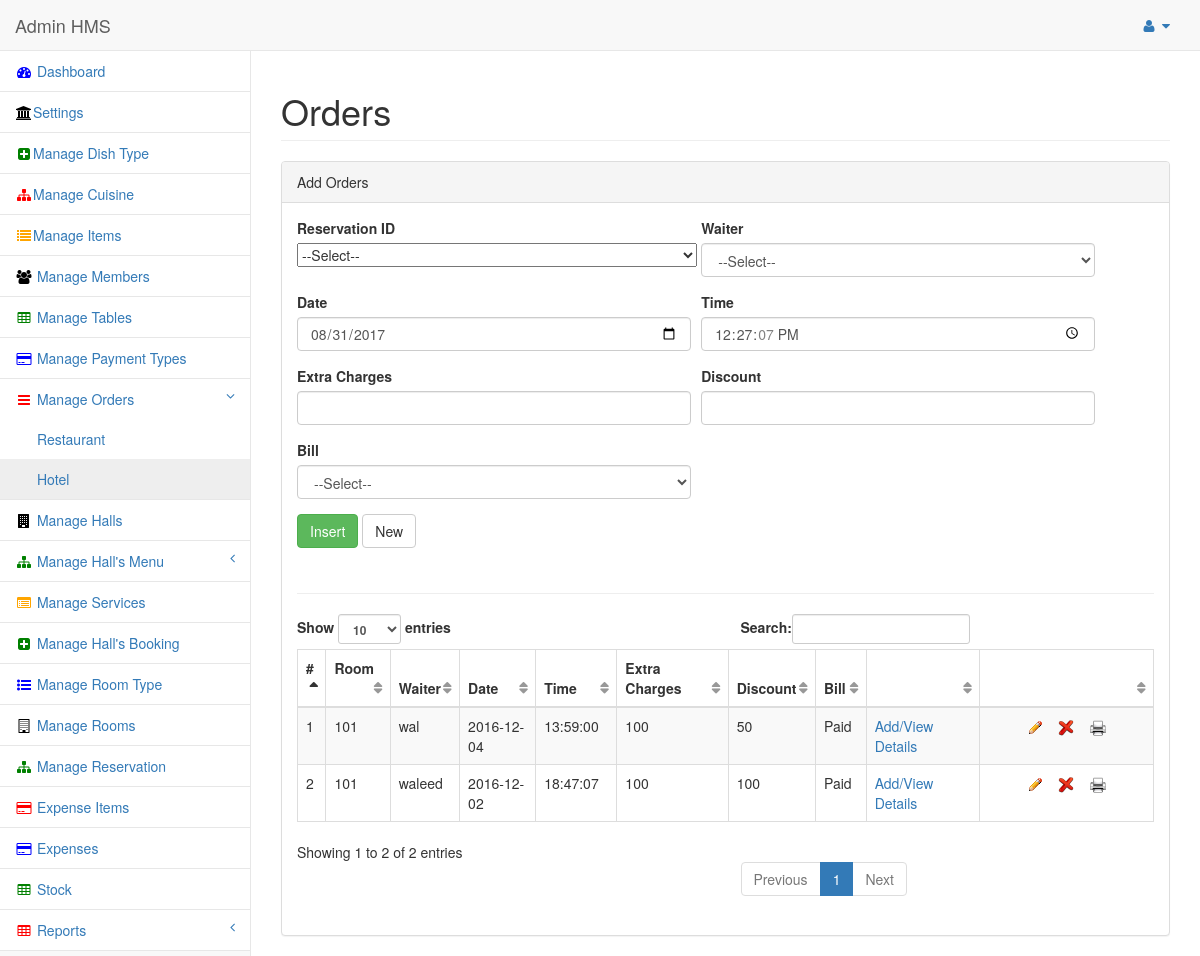
Page /admin/panel/rorders.php (signed in) on the committed database.
### tables this page shows
CREATE TABLE IF NOT EXISTS `order` (
  `o_id` int(11) NOT NULL AUTO_INCREMENT,
  `tbl_id` int(11) NOT NULL,
  `date` date NOT NULL,
  `u_id` int(11) NOT NULL,
  `waiter` int(11) NOT NULL,
  `status` int(11) NOT NULL,
  `bill` int(11) NOT NULL,
  `discount` int(11) NOT NULL,
  `time` time NOT NULL,
  `extra` float NOT NULL,
  `res_id` int(11) NOT NULL,
  PRIMARY KEY (`o_id`)
);

CREATE TABLE IF NOT EXISTS `reserve` (
  `res_id` int(11) NOT NULL AUTO_INCREMENT,
  `res_date` date NOT NULL,
  `arrival` date NOT NULL,
  `guest_name` text NOT NULL,
  `accompany` text NOT NULL,
  `nic` text NOT NULL,
  `address` text NOT NULL,
  `room_no` int(11) NOT NULL,
  `rent` float NOT NULL,
  `purpose` text NOT NULL,
  `reference` text NOT NULL,
  `total_days` int(11) NOT NULL,
  `mobile_no` text NOT NULL,
  `vehicle_no` text NOT NULL,
  `check_out` time NOT NULL,
  `check_out_date` date NOT NULL,
  `entry_date` date NOT NULL,
  `res_status` int(11) NOT NULL,
  PRIMARY KEY (`res_id`)
);

CREATE TABLE IF NOT EXISTS `users` (
  `u_id` int(6) NOT NULL AUTO_INCREMENT,
  `fname` varchar(25) NOT NULL,
  `sname` varchar(25) NOT NULL,
  `username` varchar(30) NOT NULL,
  `pass` text NOT NULL,
  `phone` int(25) DEFAULT NULL,
  `mobile` int(11) DEFAULT NULL,
  `fax` int(11) DEFAULT NULL,
  `email` varchar(65) DEFAULT NULL,
  `dateregistered` date DEFAULT NULL,
  `countrycode` smallint(6) DEFAULT NULL,
  `role_id` int(11) NOT NULL,
  `u_status` int(11) NOT NULL,
  PRIMARY KEY (`u_id`),
  UNIQUE KEY `userid` (`u_id`),
  UNIQUE KEY `loginname` (`username`),
  KEY `names` (`fname`,`sname`)
);

### functions.php (called while the page is built, shortened)
<?php
function get_title($mode,$text){
switch($mode)
{
case username: $sql2 = "select username title from users where u_id ='$text'"; break;
case res_room: $sql2 = "select room_no title from reserve where res_id ='$text'"; break;
}
$result = mysql_query($sql2);
$rows = mysql_fetch_assoc($result);
$title	= $rows["title"];
return $title;
}
?>

### admin/panel/rorders.php (the view, shortened to what this page needs)
<?php include("../../conn/db.php");
 include("../../functions.php");
 $res_id = $_GET["res_id"];
	$now = date('Y-m-d');
	$ntime = date("h:i:s");
?>
<!DOCTYPE html>
<html lang="en">
<head>
   <?php include("header.php"); ?>
<link rel="stylesheet" href="../../css/select.css"/>
</head>
<body>
    <div id="wrapper">
        <nav class="navbar navbar-default navbar-static-top" role="navigation" style="margin-bottom: 0">
            <div class="navbar-header">
                <a class="navbar-brand" href="index.php">Admin HMS</a>
            </div>
           <?php include("topbar.php") ?>
		<?php include("sidebar.php"); ?>
        </nav>
        <div id="page-wrapper">
            <div class="row">
                <div class="col-lg-12">
                    <h1 class="page-header">Orders</h1>
                </div>
            </div>
            <div class="row">
                <div class="col-lg-12">
                    <div class="panel panel-default">
                        <div class="panel-heading">
                            Add Orders
                        </div>
                        <div class="panel-body">
                            <div class="row">
                                <div class="col-lg-12">
                                    <form method="post" id="userForm" >
										<div class="form-group">
                                    <?php if(!isset($_GET["res_id"])){ ?>
											<label>Reservation ID</label>
											 <select name="res_id" class="select-box" style="width:400px" required>
											<option value="">--Select--</option>
											</select>
									<?php } else { ?>
										<label>Room</label>
										<input type="text" class="form-control" value="<?php echo get_title(res_room,$res_id); ?>" disabled />
										<input type="hidden" name="res_id" class="form-control" value="<?php echo $res_id; ?>"  />
									<?php } ?>
                                        </div>
										<div class="form-group">
                                            <label>Waiter</label>
                                             <select name="waiter" class="form-control" required>
											<option value="">--Select--</option>
											</select>
                                        </div>
										<div class="form-group">
                                            <label>Date</label>
                         <input class="form-control" type="date" name="date"
						 <?php if(isset($_GET["o_id"]))
						 { ?>
						 value="<?php echo $date; ?>"
						 <?php } else { ?>
						 value="<?php echo $now; ?>"
						 <?php } ?>
						 >
                                        </div>
										<div class="form-group">
                                            <label>Time</label>
                         <input class="form-control" type="time" name="time"
						 <?php if(isset($_GET["o_id"]))
						 { ?>
						 value="<?php echo $time; ?>"
						 <?php } else { ?>
						 value="<?php echo $ntime; ?>"
						 <?php } ?>
						 >
                                        </div>
										<div class="form-group">
                                            <label>Extra Charges</label>
                         <input class="form-control" type="text" name="extra" value="<?php echo $extra; ?>">
                                        </div>
										<div class="form-group">
                                            <label>Discount</label>
                         <input class="form-control" type="text" name="discount" value="<?php echo $discount; ?>">
                                        </div>
										<div class="form-group">
                                            <label>Bill</label>
                        <select name="bill" class="form-control" required>
											<option value="">--Select--</option>
											</select>
                                        </div>
										<div class="form-group" style="width:60%">
                                       <?php if(isset($_GET["o_id"]))
										{ ?>
                                        <button type="submit" class="btn btn-primary">Update </button>
										<a href="orders.php" class="btn btn-default">  New  </a>
										<?php } else { ?>
                                        <button type="submit" class="btn btn-success">Insert </button>
										<a href="orders.php" class="btn btn-default">  New  </a>
										<?php } ?>
										</div>
									</form>
                                </div>
                            </div>
							<hr>
						<div id="txtHint" style="margin-top:20px;">
							<?php include("view_rorders.php"); ?>
							</div>
                        </div>
                    </div>
                </div>
            </div>
        </div>
    </div>
</body>
</html>

### admin/panel/view_rorders.php (shortened to what this page needs)
<?php require_once('../../conn/db.php');
 require_once('../../functions.php'); ?>
                            <div class="dataTable_wrapper">
                                <table class="table table-striped table-bordered table-hover" id="dataTables-example">
                                    <thead>
                                        <tr>
                                            <th>#</th>
                                            <th>Room</th>
                                            <th>Waiter</th>
                                            <th>Date</th>
                                            <th>Time</th>
                                            <th>Extra Charges</th>
                                            <th>Discount</th>
                                            <th>Bill</th>
                                            <th></th>
											<th width="20%"> </th>
                                        </tr>
                                    </thead>
                                    <tbody>
						<?php
				if(isset($_GET["o_id"]))
				{
				$insertSQL = "SELECT * FROM `order` where status = '0' and o_id = '".$_GET["o_id"]."' and res_id <> 0";
				}
				else
				{
				$insertSQL = "SELECT * FROM `order` where status = '0' and res_id <> 0";
				}
				$Result1 = mysql_query($insertSQL, $dbconfig) or die(mysql_error());
				while($row = mysql_fetch_assoc($Result1))
				{
				$o_id 		 = $row["o_id"];
				$date		 = $row["date"];
				$waiter		 = $row["waiter"];
				$time		 = $row["time"];
				$bill		 = $row["bill"];
				$extra		 = $row["extra"];
				$discount	 = $row["discount"];
				$res_id		 = $row["res_id"];
						?>
                                        <tr class="odd gradeX">
                                            <td><?php echo $mc = $mc + 1; ?></td>
                                            <td><?php echo get_title(res_room,$res_id); ?></td>
                                            <td><?php echo get_title(username,$waiter); ?></td>
                                            <td><?php echo $date; ?></td>
                                            <td><?php echo $time; ?></td>
                                            <td><?php echo $extra; ?></td>
                                            <td><?php echo $discount; ?></td>
                                            <td><?php switch($bill)
											{
													case 1:
													echo "Paid";
													break;
											}
											?></td>
                                            <td><a href="order_detail.php?o_id=<?php echo $o_id; ?>"> Add/View Details </a></td>
                                            <td align="center">
											<?php if($res_id<>0){ ?>
											<a href="orders.php?o_id=<?php echo $o_id; ?>&res_id=<?php echo $res_id; ?>" title="Edit"> <img src="img/edit.gif" alt="HMS" /></a>
											<?php } else { ?>
											<a href="orders.php?o_id=<?php echo $o_id; ?>" title="Edit"> <img src="img/edit.gif" alt="HMS" /></a>
											<?php } ?>
											&nbsp;&nbsp;  <a href="#" class="delete_class<?php echo $o_id; ?>" id="confirm<?php echo $o_id; ?>" value="<?php echo $o_id; ?>"  title="Delete" > <img src="img/delete.png" alt="HMS" /></a>
											&nbsp;&nbsp;  <a href="print_order.php?o_id=<?php echo $o_id; ?>" title="Print"> <img src="img/print.png" alt="HMS" /></a> </td>
                                        </tr>
				<?php } ?>
                                     </tbody>
                                </table>
                            </div>

### lobibox-master/demo/demo.css (style rules this page uses)
.btn { margin-bottom: 10px; }

### admin/panel/rorders.php (style rules this page uses)
.form-group { width: 46%; float: left; margin-right: 10px; }

### rows in the picture
order: res.room_no "101", waiter.username "wal", date "2016-12-04", time "13:59:00", extra "100", discount "50", bill "Paid", $o_id 2 (drawn)
order: mc "2", res.room_no "101", waiter.username "waleed", date "2016-12-02", time "18:47:07", extra "100", discount "100", bill "Paid", $o_id 5 (drawn)
